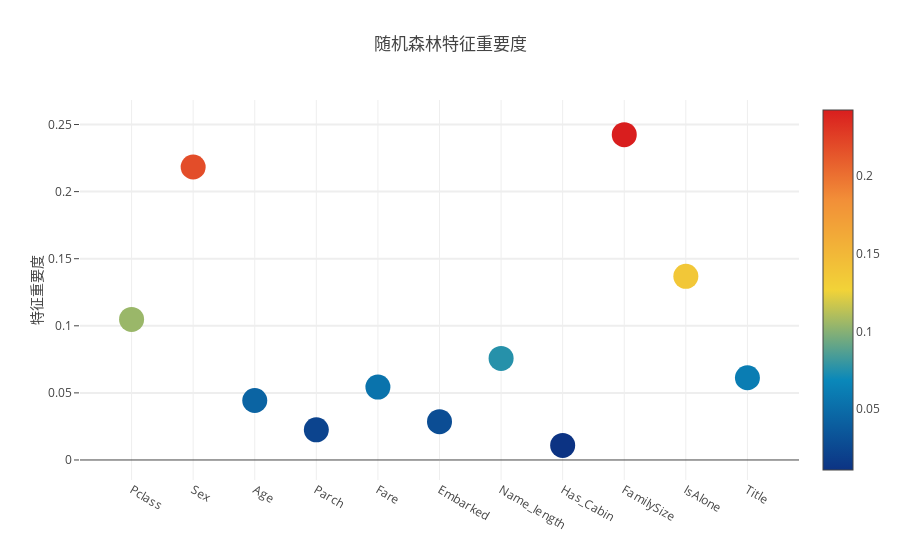
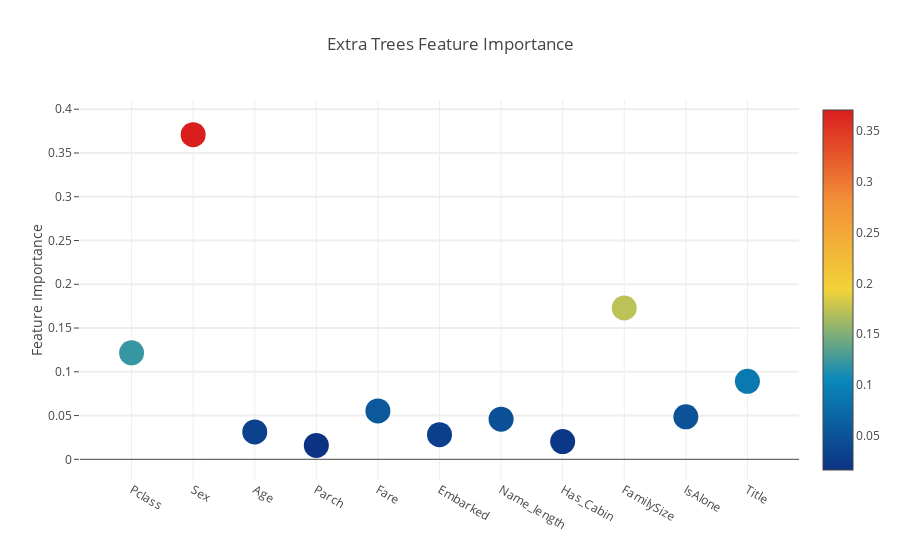
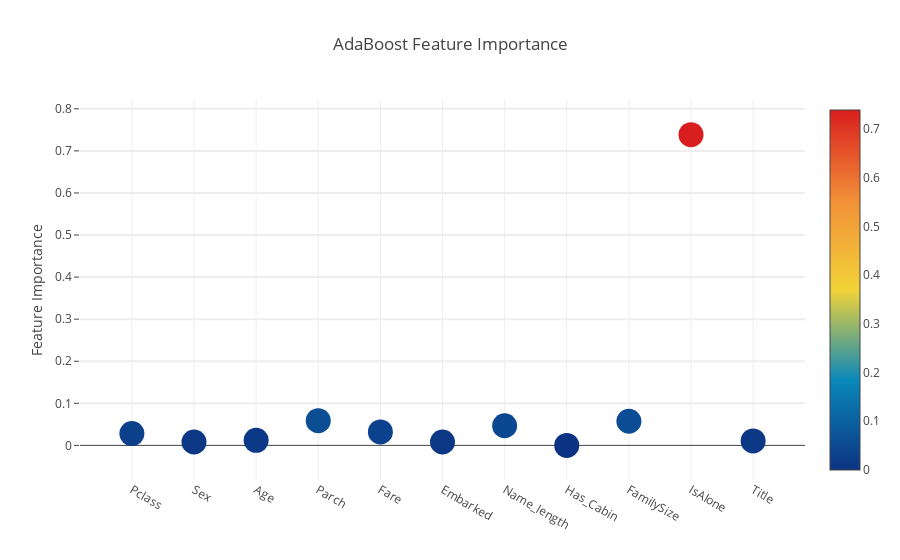
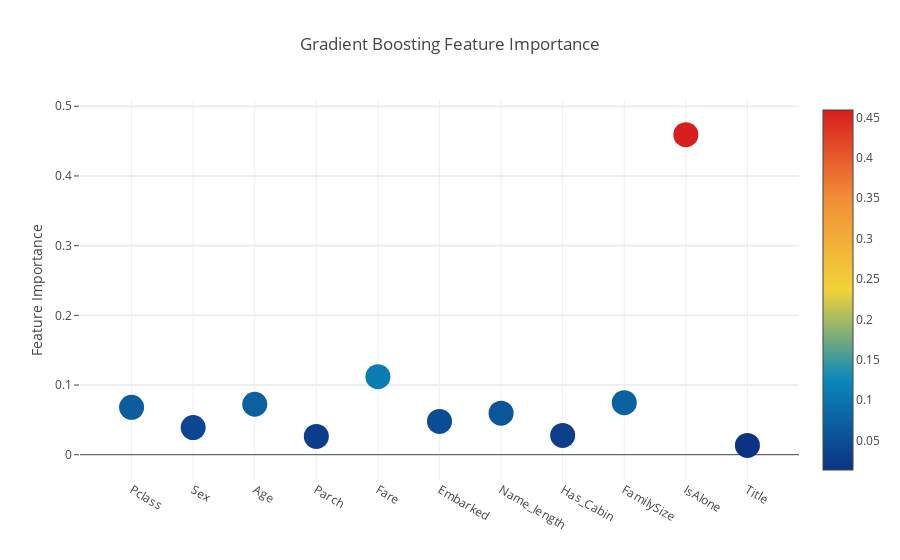

Notebook code cell kept with these figures, in order:
### Markdown cell above
**特征重要度通过Plotly 散点图来交互**

**Interactive feature importances via Plotly scatterplots**

在这种情况下，为将使用交互式Plotly包来显示不同分类器的特征重要度

I'll use the interactive Plotly package at this juncture to visualise the feature importances values of the different classifiers

### Code cell
# 散点图 
trace = go.Scatter(
    y = feature_dataframe['Random Forest feature importances'].values,
    x = feature_dataframe['features'].values,
    mode='markers',
    marker=dict(
        sizemode = 'diameter',
        sizeref = 1,
        size = 25,
#       size= feature_dataframe['AdaBoost feature importances'].values,
        #color = np.random.randn(500), #set color equal to a variable
        color = feature_dataframe['Random Forest feature importances'].values,
        colorscale='Portland',
        showscale=True
    ),
    text = feature_dataframe['features'].values
)
data = [trace]

layout= go.Layout(
    autosize= True,
    title= '随机森林特征重要度',
    hovermode= 'closest',
#     xaxis= dict(
#         title= 'Pop',
#         ticklen= 5,
#         zeroline= False,
#         gridwidth= 2,
#     ),
    yaxis=dict(
        title= '特征重要度',
        ticklen= 5,
        gridwidth= 2
    ),
    showlegend= False
)
fig = go.Figure(data=data, layout=layout)
py.iplot(fig,filename='scatter2010')

# Scatter plot 
trace = go.Scatter(
    y = feature_dataframe['Extra Trees  feature importances'].values,
    x = feature_dataframe['features'].values,
    mode='markers',
    marker=dict(
        sizemode = 'diameter',
        sizeref = 1,
        size = 25,
#       size= feature_dataframe['AdaBoost feature importances'].values,
        #color = np.random.randn(500), #set color equal to a variable
        color = feature_dataframe['Extra Trees  feature importances'].values,
        colorscale='Portland',
        showscale=True
    ),
    text = feature_dataframe['features'].values
)
data = [trace]

layout= go.Layout(
    autosize= True,
    title= 'Extra Trees Feature Importance',
    hovermode= 'closest',
#     xaxis= dict(
#         title= 'Pop',
#         ticklen= 5,
#         zeroline= False,
#         gridwidth= 2,
#     ),
    yaxis=dict(
        title= '特征重要度',
        ticklen= 5,
        gridwidth= 2
    ),
    showlegend= False
)
fig = go.Figure(data=data, layout=layout)
py.iplot(fig,filename='scatter2010')

# Scatter plot 
trace = go.Scatter(
    y = feature_dataframe['AdaBoost feature importances'].values,
    x = feature_dataframe['features'].values,
    mode='markers',
    marker=dict(
        sizemode = 'diameter',
        sizeref = 1,
        size = 25,
#       size= feature_dataframe['AdaBoost feature importances'].values,
        #color = np.random.randn(500), #set color equal to a variable
        color = feature_dataframe['AdaBoost feature importances'].values,
        colorscale='Portland',
        showscale=True
    ),
    text = feature_dataframe['features'].values
)
data = [trace]

layout= go.Layout(
    autosize= True,
    title= 'AdaBoost Feature Importance',
    hovermode= 'closest',
#     xaxis= dict(
#         title= 'Pop',
#         ticklen= 5,
#         zeroline= False,
#         gridwidth= 2,
#     ),
    yaxis=dict(
        title= '特征重要度',
        ticklen= 5,
        gridwidth= 2
    ),
    showlegend= False
)
fig = go.Figure(data=data, layout=layout)
py.iplot(fig,filename='scatter2010')

# Scatter plot 
trace = go.Scatter(
    y = feature_dataframe['Gradient Boost feature importances'].values,
    x = feature_dataframe['features'].values,
    mode='markers',
    marker=dict(
        sizemode = 'diameter',
        sizeref = 1,
        size = 25,
#       size= feature_dataframe['AdaBoost feature importances'].values,
        #color = np.random.randn(500), #set color equal to a variable
        color = feature_dataframe['Gradient Boost feature importances'].values,
        colorscale='Portland',
        showscale=True
    ),
    text = feature_dataframe['features'].values
)
data = [trace]

layout= go.Layout(
    autosize= True,
    title= 'Gradient Boosting Feature Importance',
    hovermode= 'closest',
#     xaxis= dict(
#         title= 'Pop',
#         ticklen= 5,
#         zeroline= False,
#         gridwidth= 2,
#     ),
    yaxis=dict(
        title= 'AdaBoost',
        ticklen= 5,
        gridwidth= 2
    ),
    showlegend= False
)
fig = go.Figure(data=data, layout=layout)
py.iplot(fig,filename='scatter2010')

### Figure 1 — Plotly figure (JSON) as saved in the notebook; plotly's stock layout.template omitted (floating-point values rounded to 4 significant figures)
{"data": [{"marker": {"color": [0.1047, 0.2184, 0.04433, 0.02249, 0.05433, 0.02854, 0.0757, 0.01088, 0.2425, 0.1369, 0.06128], "colorscale": "Portland", "showscale": true, "size": 25, "sizemode": "diameter", "sizeref": 1}, "mode": "markers", "text": ["Pclass", "Sex", "Age", "Parch", "Fare", "Embarked", "Name_length", "Has_Cabin", "FamilySize", "IsAlone", "Title"], "type": "scatter", "x": ["Pclass", "Sex", "Age", "Parch", "Fare", "Embarked", "Name_length", "Has_Cabin", "FamilySize", "IsAlone", "Title"], "y": [0.1047, 0.2184, 0.04433, 0.02249, 0.05433, 0.02854, 0.0757, 0.01088, 0.2425, 0.1369, 0.06128]}], "layout": {"autosize": true, "hovermode": "closest", "showlegend": false, "title": "随机森林特征重要度", "yaxis": {"gridwidth": 2, "ticklen": 5, "title": "特征重要度"}}}

### Figure 2 — Plotly figure (JSON) as saved in the notebook; plotly's stock layout.template omitted (floating-point values rounded to 4 significant figures)
{"data": [{"marker": {"color": [0.1217, 0.371, 0.0313, 0.01592, 0.05526, 0.02816, 0.0459, 0.0203, 0.1729, 0.04854, 0.0891], "colorscale": "Portland", "showscale": true, "size": 25, "sizemode": "diameter", "sizeref": 1}, "mode": "markers", "text": ["Pclass", "Sex", "Age", "Parch", "Fare", "Embarked", "Name_length", "Has_Cabin", "FamilySize", "IsAlone", "Title"], "type": "scatter", "x": ["Pclass", "Sex", "Age", "Parch", "Fare", "Embarked", "Name_length", "Has_Cabin", "FamilySize", "IsAlone", "Title"], "y": [0.1217, 0.371, 0.0313, 0.01592, 0.05526, 0.02816, 0.0459, 0.0203, 0.1729, 0.04854, 0.0891]}], "layout": {"autosize": true, "hovermode": "closest", "showlegend": false, "title": "Extra Trees Feature Importance", "yaxis": {"gridwidth": 2, "ticklen": 5, "title": "Feature Importance"}}}

### Figure 3 — Plotly figure (JSON) as saved in the notebook; plotly's stock layout.template omitted (floating-point values rounded to 4 significant figures)
{"data": [{"marker": {"color": [0.028, 0.008, 0.012, 0.05867, 0.032, 0.008, 0.04667, 0, 0.05733, 0.7387, 0.01067], "colorscale": "Portland", "showscale": true, "size": 25, "sizemode": "diameter", "sizeref": 1}, "mode": "markers", "text": ["Pclass", "Sex", "Age", "Parch", "Fare", "Embarked", "Name_length", "Has_Cabin", "FamilySize", "IsAlone", "Title"], "type": "scatter", "x": ["Pclass", "Sex", "Age", "Parch", "Fare", "Embarked", "Name_length", "Has_Cabin", "FamilySize", "IsAlone", "Title"], "y": [0.028, 0.008, 0.012, 0.05867, 0.032, 0.008, 0.04667, 0, 0.05733, 0.7387, 0.01067]}], "layout": {"autosize": true, "hovermode": "closest", "showlegend": false, "title": "AdaBoost Feature Importance", "yaxis": {"gridwidth": 2, "ticklen": 5, "title": "Feature Importance"}}}

### Figure 4 — Plotly figure (JSON) as saved in the notebook; plotly's stock layout.template omitted (floating-point values rounded to 4 significant figures)
{"data": [{"marker": {"color": [0.06796, 0.03889, 0.07238, 0.02629, 0.1119, 0.04779, 0.05966, 0.02775, 0.07463, 0.4593, 0.0134], "colorscale": "Portland", "showscale": true, "size": 25, "sizemode": "diameter", "sizeref": 1}, "mode": "markers", "text": ["Pclass", "Sex", "Age", "Parch", "Fare", "Embarked", "Name_length", "Has_Cabin", "FamilySize", "IsAlone", "Title"], "type": "scatter", "x": ["Pclass", "Sex", "Age", "Parch", "Fare", "Embarked", "Name_length", "Has_Cabin", "FamilySize", "IsAlone", "Title"], "y": [0.06796, 0.03889, 0.07238, 0.02629, 0.1119, 0.04779, 0.05966, 0.02775, 0.07463, 0.4593, 0.0134]}], "layout": {"autosize": true, "hovermode": "closest", "showlegend": false, "title": "Gradient Boosting Feature Importance", "yaxis": {"gridwidth": 2, "ticklen": 5, "title": "Feature Importance"}}}
